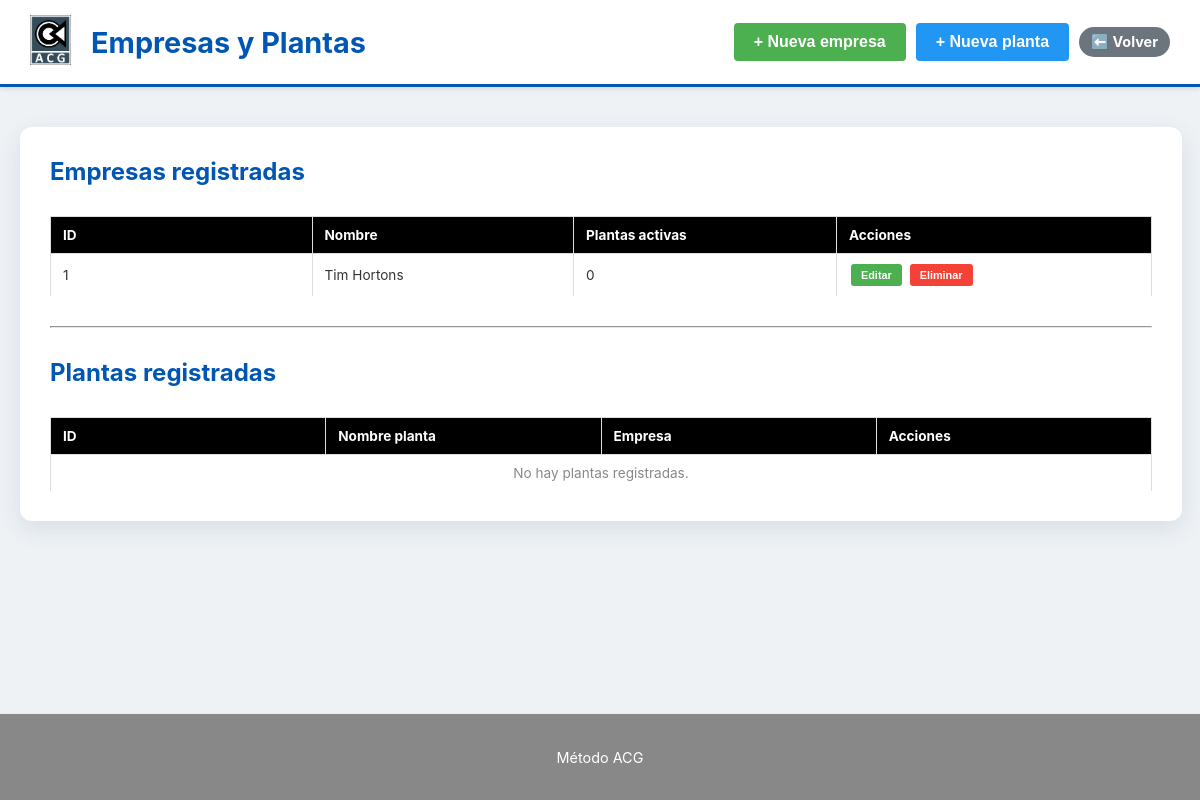
The page /admin/manage_empresas.php (signed in) on the database its author committed.
### tables this page shows
CREATE TABLE empresas (
    em_id INT AUTO_INCREMENT PRIMARY KEY,
    em_nombre VARCHAR(255) NOT NULL
);

### public_html/admin/manage_empresas.php (the view, shortened to what this page needs)
<?php
require_once BASE_PATH . '/app/config/db.php';
$empresas = $conn->query("
    SELECT e.em_id, e.em_nombre,
           COUNT(p.pl_id) AS total_plantas
    FROM empresas e
    LEFT JOIN plantas p ON p.pl_empresa = e.em_id AND p.pl_activo = 1
    GROUP BY e.em_id, e.em_nombre
    ORDER BY e.em_nombre ASC
")->fetchAll(PDO::FETCH_ASSOC);
$plantas = $conn->query("
    SELECT pl.pl_id, pl.pl_nombre, pl.pl_empresa, pl.pl_activo, e.em_nombre
    FROM plantas pl
    INNER JOIN empresas e ON pl.pl_empresa = e.em_id
    WHERE pl.pl_activo = 1
    ORDER BY e.em_nombre ASC, pl.pl_nombre ASC
")->fetchAll(PDO::FETCH_ASSOC);
?>
<!DOCTYPE html>
<html lang="es">
<head>
    <link rel="stylesheet" href="/css/acg.estilos.css">
</head>
<body>
<header class="header">
    <div class="header-title-group">
        <a href="/admin/menu_admin.php">
            <img src="/imagenes/logo.png" alt="Logo ACG" class="header-logo">
        </a>
        <h1>Empresas y Plantas</h1>
    </div>
    <div class="header-actions">
        <button type="button" class="btn btn-primary" id="btnNuevaEmpresa">+ Nueva empresa</button>
        <button type="button" class="btn btn-secondary" id="btnNuevaPlanta">+ Nueva planta</button>
        <a href="/admin/menu_admin.php" class="back-button">⬅️ Volver</a>
    </div>
</header>
<main class="main-container">
    <div class="form-section wide">
        <h2 style="color:#0056b3; margin-top:0;">Empresas registradas</h2>
        <div class="registros-section">
            <div class="tabla-container-scroll">
                <table class="tabla-registros" id="tablaEmpresas">
                    <thead>
                        <tr>
                            <th>ID</th>
                            <th>Nombre</th>
                            <th>Plantas activas</th>
                            <th>Acciones</th>
                        </tr>
                    </thead>
                    <tbody>
                        <?php foreach ($empresas as $e): ?>
                        <tr data-id="<?= (int)$e['em_id'] ?>" data-empresa='<?= json_encode($e, JSON_HEX_APOS|JSON_HEX_TAG|JSON_HEX_AMP|JSON_HEX_QUOT) ?>'>
                            <td><?= (int)$e['em_id'] ?></td>
                            <td><?= htmlspecialchars($e['em_nombre']) ?></td>
                            <td><?= (int)$e['total_plantas'] ?></td>
                            <td>
                                <button type="button" class="btn btn-primary btn-edit-empresa" style="font-size:0.8em;" data-id="<?= (int)$e['em_id'] ?>">Editar</button>
                                <button type="button" class="btn btn-danger btn-delete-empresa" style="font-size:0.8em;" data-id="<?= (int)$e['em_id'] ?>" data-plantas="<?= (int)$e['total_plantas'] ?>">Eliminar</button>
                            </td>
                        </tr>
                        <?php endforeach; ?>
                    </tbody>
                </table>
            </div>
        </div>
        <hr style="margin: 30px 0; border-color: #e2e8f0;">
        <h2 style="color:#0056b3;">Plantas registradas</h2>
        <div class="registros-section">
            <div class="tabla-container-scroll">
                <table class="tabla-registros" id="tablaActuales">
                    <thead>
                        <tr>
                            <th>ID</th>
                            <th>Nombre planta</th>
                            <th>Empresa</th>
                            <th>Acciones</th>
                        </tr>
                    </thead>
                    <tbody>
                        <?php if (empty($plantas)): ?>
                        <tr><td colspan="4" style="text-align:center; color:#888;">No hay plantas registradas.</td></tr>
                        <?php endif; ?>
                    </tbody>
                </table>
            </div>
        </div>
    </div>
</main>
<footer>
    <p>Método ACG</p>
</footer>
</body>
</html>

### public_html/css/acg.estilos.css (style rules this page uses)
body { font-family: -apple-system, BlinkMacSystemFont, "Segoe UI", Roboto, Helvetica, Arial, sans-serif; margin: 0; background-color: #eef2f5; color: #333; display: flex; flex-direction: column; min-height: 100vh; }
a { text-decoration: none; display: inline-block; }
.header { background-color: #fff; padding: 15px 30px; box-shadow: 0 2px 5px rgba(0, 0, 0, 0.1); border-bottom: 3px solid #0056b3; display: flex; align-items: center; justify-content: space-between; }
.header-title-group { display: flex; align-items: center; }
.header-logo { height: 50px; margin-right: 20px; }
.header h1 { margin: 0; color: #0056b3; font-size: 1.8em; }
.header-actions { display: flex; align-items: center; gap: 10px; flex-wrap: wrap; }
footer { text-align: center; padding: 20px; color: #fff; font-size: 0.9em; background-color: #888; border-top: 1px solid #eee; }
.main-container { padding: 40px 20px; flex-grow: 1; }
.form-section { background-color: #ffffff; padding: 30px; margin: 0 auto; min-width: 80%; max-width: 800px; border-radius: 12px; box-shadow: 0 8px 24px rgba(21, 48, 112, 0.1); }
.form-section.wide { max-width: 1400px; min-width: unset; width: 95%; }
button { padding: 10px 20px; border: none; border-radius: 8px; color: white; cursor: pointer; font-size: 0.95em; font-weight: 600; transition: background-color 0.3s, transform 0.1s; }
.btn { padding: 10px 20px; border: none; border-radius: 4px; cursor: pointer; font-size: 1em; font-weight: 600; transition: background-color 0.3s; color: white; }
.btn-primary { background-color: #4caf50; color: white; }
.btn-secondary { background-color: #2196f3; color: white; }
.btn-danger { background-color: #f44336; color: white; }
.back-button { text-decoration: none; background-color: #6c757d; color: white; font-size: 0.9em; font-weight: bold; display: inline-flex; align-items: center; gap: 6px; padding: 6px 12px; border-radius: 50px; transition: background-color 0.3s; }
table { width: 100%; border-collapse: collapse; }
table thead { display: none; }
table tr { display: block; }
table td { display: flex; flex-direction: column; align-items: flex-start; padding: 15px 0; border-bottom: 1px solid #e2e8f0; }
table tr:last-child td { border-bottom: none; }
td::before { content: attr(data-label); font-weight: 700; text-align: left; color: #1e3a8a; font-size: 0.9em; margin-bottom: 8px; }
table button { background-color: #22c55e; }
.registros-section { margin-top: 20px; }
.tabla-container-scroll { overflow-x: auto; }
.tabla-registros { width: 100%; border-collapse: collapse; margin-top: 10px; display: table; min-width: 100%; }
.tabla-registros thead { background-color: #000; color: white; display: table-header-group !important; }
.tabla-registros tbody { display: table-row-group; }
.tabla-registros tr { display: table-row !important; }
.tabla-registros th, .tabla-registros td { display: table-cell !important; padding: 10px 12px; text-align: left; border: 1px solid #ddd; font-size: 0.85em; min-width: 100px; white-space: nowrap; vertical-align: middle; }
.tabla-registros td { max-width: 250px; overflow: hidden; text-overflow: ellipsis; }
.tabla-registros td::before { content: none !important; }
.tabla-registros button { padding: 5px 10px; margin: 0 2px; border: none; border-radius: 3px; cursor: pointer; font-size: 0.8em; font-weight: 600; }

### rows shown on the page
empresas: em_id "1", em_nombre "Tim Hortons", total_plantas "0"
